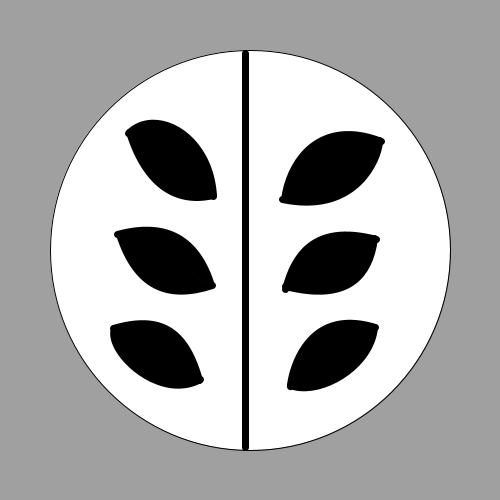
Frame 1 (no input)
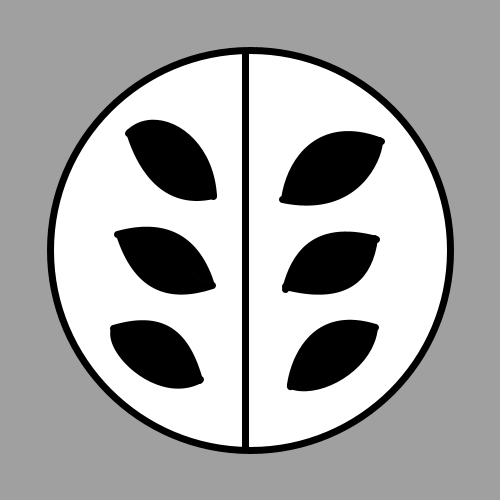
Frame 60 (the mouse pressed at the canvas centre just before this capture)
Frame 120 (the mouse held since frame 60 and released just before this capture): identical to frame 60, image omitted

The Processing sketch that drew these frames (run headless with seeded random() and noise(); from frame 60 on, the mouse is pressed at the canvas centre):

// Processing sketch: sketch_replica_A1_piece
// ── sketch_replica_A1_piece.pde
void setup(){
 size(500,500);
 //goal to make a weaversong charm
}
void draw(){
background(160);

//1 circle(x,y,extent); in the center 

fill(255);
circle(width/2,height/2,400);
strokeWeight(7);

//line(x1,y1,x2,y2); ,drawing a line up through the center.

line(245,53,245,447);

//6 ovals for the eyes
fill(0);
//eye 1
curve(187,121,129,132,213,195,495,48);
//eye 1
curve(147,503,213,196,128,133,53,359);
//eye 2
curve(108,-37,119,234,212,285,382,148);
//eye 3
curve(191,609,199,380,113,328,-101,469);
//eye 2
curve(-111,373,117,234,211,285,195,483);
//eye 3
curve(361,193,200,379,114,328,249,242);
//eye 4
curve(-72,46,282,199,379,140,281,104);
//eye 4
curve(347,391,284,199,381,141,640,339);
//eye 5
curve(320,17,374,238,285,286,45,155);
//eye 5
curve(675,393,376,239,285,289,329,423);
//eye 6
curve(205,262,290,385,374,327,313,144);
//eye 6
curve(761,531,375,327,290,386,382,299);

}
